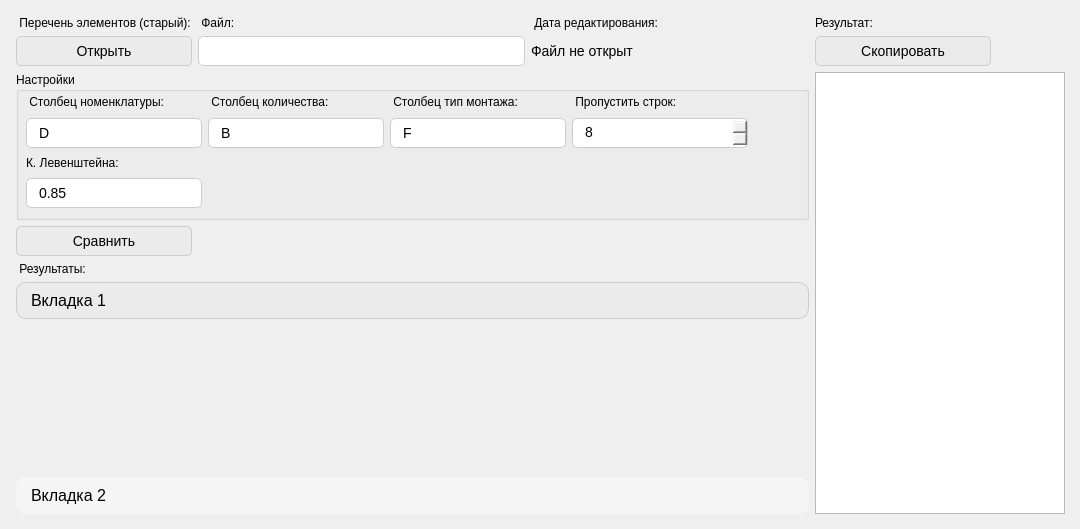
       <widget class="QWidget" name="compare">
        <attribute name="title">
         <string>Сравнение</string>
        </attribute>
        <widget class="QWidget" name="gridLayoutWidget_3">
         <property name="geometry">
          <rect>
           <x>10</x>
           <y>10</y>
           <width>1061</width>
           <height>510</height>
          </rect>
         </property>
         <layout class="QGridLayout" name="gridLayout_5" rowstretch="0,0,0,0,0,0,0,0" columnstretch="0,0,0,0" rowminimumheight="0,0,0,0,0,0,0,0" columnminimumwidth="0,0,0,0">
          <property name="sizeConstraint">
           <enum>QLayout::SizeConstraint::SetMinimumSize</enum>
          </property>
          <property name="leftMargin">
           <number>6</number>
          </property>
          <property name="topMargin">
           <number>6</number>
          </property>
          <property name="rightMargin">
           <number>6</number>
          </property>
          <property name="bottomMargin">
           <number>6</number>
          </property>
          <item row="7" column="0" colspan="3">
           <widget class="QToolBox" name="toolBox">
            <property name="minimumSize">
             <size>
              <width>0</width>
              <height>0</height>
             </size>
            </property>
            <property name="font">
             <font>
              <pointsize>19</pointsize>
              <bold>false</bold>
              <hintingpreference>PreferDefaultHinting</hintingpreference>
             </font>
            </property>
            <property name="tabletTracking">
             <bool>false</bool>
            </property>
            <property name="focusPolicy">
             <enum>Qt::FocusPolicy::NoFocus</enum>
            </property>
            <property name="acceptDrops">
             <bool>false</bool>
            </property>
            <property name="layoutDirection">
             <enum>Qt::LayoutDirection::LeftToRight</enum>
            </property>
            <property name="autoFillBackground">
             <bool>false</bool>
            </property>
            <property name="styleSheet">
             <string notr="true">QToolBox::tab {
                            background-color: #f5f5f5;
                            padding: -2px 10px;
                            font-size: 16px;
                            border: 1px solid #f5f5f5;
                            border-radius: 10px;
                            margin: 0px;
                        }

                        QToolBox::tab:selected {
                            background-color: #EBEBEB;
                            border: 1px solid #CCCCCC;
                        }

                        QToolBox::tab:hover {
                            background-color: #3399FF;
                            border: 1px solid #3399FF;
                            color: white;
                        }</string>
            </property>
            <property name="frameShape">
             <enum>QFrame::Shape::NoFrame</enum>
            </property>
            <property name="frameShadow">
             <enum>QFrame::Shadow::Plain</enum>
            </property>
            <property name="lineWidth">
             <number>1</number>
            </property>
            <property name="midLineWidth">
             <number>0</number>
            </property>
            <property name="currentIndex">
             <number>0</number>
            </property>
            <property name="tabSpacing">
             <number>4</number>
            </property>
            <widget class="QWidget" name="page">
             <property name="geometry">
              <rect>
               <x>0</x>
               <y>0</y>
               <width>793</width>
               <height>138</height>
              </rect>
             </property>
             <attribute name="icon">
              <iconset theme="QIcon::ThemeIcon::ApplicationExit"/>
             </attribute>
             <attribute name="label">
              <string>Вкладка 1</string>
             </attribute>
            </widget>
            <widget class="QWidget" name="page_2">
             <property name="geometry">
              <rect>
               <x>0</x>
               <y>0</y>
               <width>793</width>
               <height>138</height>
              </rect>
             </property>
             <attribute name="label">
              <string>Вкладка 2</string>
             </attribute>
            </widget>
           </widget>
          </item>
          <item row="1" column="0">
           <widget class="QPushButton" name="open_second">
            <property name="minimumSize">
             <size>
              <width>176</width>
              <height>30</height>
             </size>
            </property>
            <property name="maximumSize">
             <size>
              <width>176</width>
              <height>30</height>
             </size>
            </property>
            <property name="font">
             <font>
              <pointsize>-1</pointsize>
              <bold>false</bold>
             </font>
            </property>
            <property name="styleSheet">
             <string notr="true">QPushButton {
	background-color: #EBEBEB;
	border: 1px solid #CCCCCC;
	padding: -2px 10px;
	font-size: 14px;
	border-radius: 5px;
	margin: 0px;
}

QPushButton:hover {
	background-color: #f5f5f5;
border: 1px solid #f5f5f5;
	color: black;
}

QPushButton:pressed {
	background-color: #3399FF;
	border: 1px solid #3399FF;
	color: white;
}</string>
            </property>
            <property name="text">
             <string>Открыть</string>
            </property>
           </widget>
          </item>
          <item row="0" column="2">
           <widget class="QLabel" name="label_8">
            <property name="text">
             <string> Дата редактирования:</string>
            </property>
           </widget>
          </item>
          <item row="0" column="0">
           <widget class="QLabel" name="label_6">
            <property name="maximumSize">
             <size>
              <width>16777215</width>
              <height>16</height>
             </size>
            </property>
            <property name="text">
             <string> Перечень элементов (старый):</string>
            </property>
           </widget>
          </item>
          <item row="4" column="0" rowspan="3">
           <widget class="QLabel" name="label_13">
            <property name="text">
             <string> Результаты:</string>
            </property>
           </widget>
          </item>
          <item row="1" column="2">
           <widget class="QLabel" name="label_5">
            <property name="minimumSize">
             <size>
              <width>278</width>
              <height>0</height>
             </size>
            </property>
            <property name="maximumSize">
             <size>
              <width>278</width>
              <height>16777215</height>
             </size>
            </property>
            <property name="styleSheet">
             <string notr="true">
	font-size: 14px;
</string>
            </property>
            <property name="text">
             <string>Файл не открыт</string>
            </property>
           </widget>
          </item>
          <item row="3" column="0">
           <widget class="QPushButton" name="compareButton">
            <property name="minimumSize">
             <size>
              <width>0</width>
              <height>30</height>
             </size>
            </property>
            <property name="styleSheet">
             <string notr="true">QPushButton {
	background-color: #EBEBEB;
	border: 1px solid #CCCCCC;
	padding: -2px 10px;
	font-size: 14px;
	border-radius: 5px;
	margin: 0px;
}

QPushButton:hover {
	background-color: #f5f5f5;
border: 1px solid #f5f5f5;
	color: black;
}

QPushButton:pressed {
	background-color: #3399FF;
	border: 1px solid #3399FF;
	color: white;
}</string>
            </property>
            <property name="text">
             <string>Сравнить</string>
            </property>
           </widget>
          </item>
          <item row="0" column="3">
           <widget class="QLabel" name="label_17">
            <property name="text">
             <string>Результат:</string>
            </property>
           </widget>
          </item>
          <item row="1" column="1">
           <widget class="QLineEdit" name="second_file">
            <property name="minimumSize">
             <size>
              <width>0</width>
              <height>30</height>
             </size>
            </property>
            <property name="styleSheet">
             <string notr="true">
	border: 1px solid #CCCCCC;
	padding: -2px 10px;
	font-size: 14px;
	border-radius: 5px;
</string>
            </property>
            <property name="readOnly">
             <bool>true</bool>
            </property>
           </widget>
          </item>
          <item row="0" column="1">
           <widget class="QLabel" name="label_7">
            <property name="text">
             <string> Файл:</string>
            </property>
           </widget>
          </item>
          <item row="2" column="3" rowspan="6">
           <widget class="QPlainTextEdit" name="resultText">
            <property name="minimumSize">
             <size>
              <width>100</width>
              <height>0</height>
             </size>
            </property>
            <property name="maximumSize">
             <size>
              <width>250</width>
              <height>16777215</height>
             </size>
            </property>
            <property name="readOnly">
             <bool>true</bool>
            </property>
           </widget>
          </item>
          <item row="1" column="3">
           <widget class="QPushButton" name="copyResult">
            <property name="minimumSize">
             <size>
              <width>176</width>
              <height>30</height>
             </size>
            </property>
            <property name="maximumSize">
             <size>
              <width>176</width>
              <height>30</height>
             </size>
            </property>
            <property name="font">
             <font>
              <pointsize>-1</pointsize>
              <bold>false</bold>
             </font>
            </property>
            <property name="styleSheet">
             <string notr="true">QPushButton {
	background-color: #EBEBEB;
	border: 1px solid #CCCCCC;
	padding: -2px 10px;
	font-size: 14px;
	border-radius: 5px;
	margin: 0px;
}

QPushButton:hover {
	background-color: #f5f5f5;
border: 1px solid #f5f5f5;
	color: black;
}

QPushButton:pressed {
	background-color: #3399FF;
	border: 1px solid #3399FF;
	color: white;
}</string>
            </property>
            <property name="text">
             <string>Скопировать</string>
            </property>
           </widget>
          </item>
          <item row="2" column="0" colspan="3">
           <widget class="QGroupBox" name="groupBox_3">
            <property name="sizePolicy">
             <sizepolicy hsizetype="Expanding" vsizetype="Preferred">
              <horstretch>0</horstretch>
              <verstretch>0</verstretch>
             </sizepolicy>
            </property>
            <property name="minimumSize">
             <size>
              <width>740</width>
              <height>148</height>
             </size>
            </property>
            <property name="title">
             <string>Настройки</string>
            </property>
            <widget class="QWidget" name="gridLayoutWidget_5">
             <property name="geometry">
              <rect>
               <x>10</x>
               <y>20</y>
               <width>771</width>
               <height>116</height>
              </rect>
             </property>
             <layout class="QGridLayout" name="gridLayout_7">
              <item row="0" column="1">
               <widget class="QLabel" name="label_12">
                <property name="minimumSize">
                 <size>
                  <width>176</width>
                  <height>16</height>
                 </size>
                </property>
                <property name="maximumSize">
                 <size>
                  <width>176</width>
                  <height>16</height>
                 </size>
                </property>
                <property name="text">
                 <string> Столбец количества:</string>
                </property>
               </widget>
              </item>
              <item row="1" column="1">
               <widget class="QLineEdit" name="second_count">
                <property name="minimumSize">
                 <size>
                  <width>176</width>
                  <height>30</height>
                 </size>
                </property>
                <property name="maximumSize">
                 <size>
                  <width>176</width>
                  <height>30</height>
                 </size>
                </property>
                <property name="styleSheet">
                 <string notr="true">
	border: 1px solid #CCCCCC;
	padding: -2px 10px;
	font-size: 14px;
	border-radius: 5px;
</string>
                </property>
                <property name="text">
                 <string>B</string>
                </property>
               </widget>
              </item>
              <item row="1" column="3">
               <widget class="QSpinBox" name="second_skip">
                <property name="minimumSize">
                 <size>
                  <width>176</width>
                  <height>30</height>
                 </size>
                </property>
                <property name="maximumSize">
                 <size>
                  <width>176</width>
                  <height>16777215</height>
                 </size>
                </property>
                <property name="styleSheet">
                 <string notr="true">QSpinBox {
	border: 1px solid #CCCCCC;

	padding: -2px 10px 0px 10px;
	font-size: 14px;
	border-radius: 5px;
}

</string>
                </property>
                <property name="value">
                 <number>8</number>
                </property>
               </widget>
              </item>
              <item row="0" column="0">
               <widget class="QLabel" name="label_15">
                <property name="minimumSize">
                 <size>
                  <width>176</width>
                  <height>16</height>
                 </size>
                </property>
                <property name="maximumSize">
                 <size>
                  <width>176</width>
                  <height>16</height>
                 </size>
                </property>
                <property name="text">
                 <string> Столбец номенклатуры:</string>
                </property>
               </widget>
              </item>
              <item row="2" column="0">
               <widget class="QLabel" name="label_16">
                <property name="minimumSize">
                 <size>
                  <width>176</width>
                  <height>0</height>
                 </size>
                </property>
                <property name="maximumSize">
                 <size>
                  <width>176</width>
                  <height>16777215</height>
                 </size>
                </property>
                <property name="text">
                 <string>К. Левенштейна:</string>
                </property>
               </widget>
              </item>
              <item row="0" column="3">
               <widget class="QLabel" name="label_11">
                <property name="minimumSize">
                 <size>
                  <width>176</width>
                  <height>0</height>
                 </size>
                </property>
                <property name="maximumSize">
                 <size>
                  <width>176</width>
                  <height>16777215</height>
                 </size>
                </property>
                <property name="text">
                 <string> Пропустить строк:</string>
                </property>
               </widget>
              </item>
              <item row="3" column="0">
               <widget class="QLineEdit" name="koef">
                <property name="minimumSize">
                 <size>
                  <width>176</width>
                  <height>30</height>
                 </size>
                </property>
                <property name="maximumSize">
                 <size>
                  <width>176</width>
                  <height>30</height>
                 </size>
                </property>
                <property name="styleSheet">
                 <string notr="true">
	border: 1px solid #CCCCCC;
	padding: -2px 10px;
	font-size: 14px;
	border-radius: 5px;
</string>
                </property>
                <property name="text">
                 <string>0.85</string>
                </property>
                <property name="frame">
                 <bool>true</bool>
                </property>
                <property name="clearButtonEnabled">
                 <bool>false</bool>
                </property>
               </widget>
              </item>
              <item row="1" column="0">
               <widget class="QLineEdit" name="second_pn">
                <property name="minimumSize">
                 <size>
                  <width>176</width>
                  <height>30</height>
                 </size>
                </property>
                <property name="maximumSize">
                 <size>
                  <width>176</width>
                  <height>30</height>
                 </size>
                </property>
                <property name="styleSheet">
                 <string notr="true">
	border: 1px solid #CCCCCC;
	padding: -2px 10px;
	font-size: 14px;
	border-radius: 5px;
</string>
                </property>
                <property name="text">
                 <string>D</string>
                </property>
               </widget>
              </item>
              <item row="0" column="5">
               <spacer name="horizontalSpacer_2">
                <property name="orientation">
                 <enum>Qt::Orientation::Horizontal</enum>
                </property>
                <property name="sizeHint" stdset="0">
                 <size>
                  <width>40</width>
                  <height>20</height>
                 </size>
                </property>
               </spacer>
              </item>
              <item row="1" column="2">
               <widget class="QLineEdit" name="secondMount">
                <property name="sizePolicy">
                 <sizepolicy hsizetype="Minimum" vsizetype="Fixed">
                  <horstretch>0</horstretch>
                  <verstretch>0</verstretch>
                 </sizepolicy>
                </property>
                <property name="minimumSize">
                 <size>
                  <width>176</width>
                  <height>30</height>
                 </size>
                </property>
                <property name="maximumSize">
                 <size>
                  <width>176</width>
                  <height>30</height>
                 </size>
                </property>
                <property name="styleSheet">
                 <string notr="true">
	border: 1px solid #CCCCCC;
	padding: -2px 10px;
	font-size: 14px;
	border-radius: 5px;
</string>
                </property>
                <property name="text">
                 <string>F</string>
                </property>
               </widget>
              </item>
              <item row="0" column="2">
               <widget class="QLabel" name="label_20">
                <property name="minimumSize">
                 <size>
                  <width>176</width>
                  <height>16</height>
                 </size>
                </property>
                <property name="maximumSize">
                 <size>
                  <width>176</width>
                  <height>16</height>
                 </size>
                </property>
                <property name="text">
                 <string> Столбец тип монтажа:</string>
                </property>
               </widget>
              </item>
             </layout>
            </widget>
           </widget>
          </item>
         </layout>
        </widget>
       </widget>
